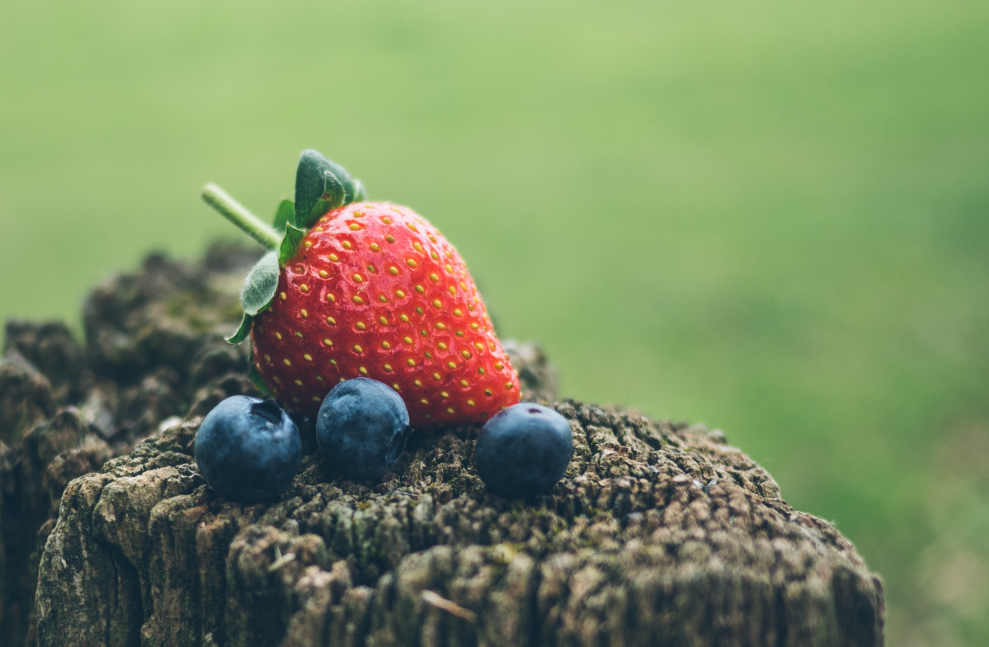
#> input picture berry.jpg, 2966 x 1940 px (shown at 1/3 size)
$ python main.py   (older library calls are emulated)
#> lines starting #> are read from the running program, lines starting #| are printed output that depends on the picture; after the words box and inside, x2 and y2 are one past the last pixel; in counts of white or black regions, pixels touching at a corner belong together
#> further down, image is the input picture: shape (1940, 2966, 3); mean B, G, R 98.2, 137.5, 121.8
import cv2
from matplotlib import pyplot as plt
import numpy as np
from math import cos, sin

green = (0, 255, 0)


def show(image):
    # Figure size in inches
    plt.figure(figsize=(10, 10))
    plt.imshow(image, interpolation='nearest')


def overlay_mask(mask, image):
    # Make mask RGB
    rgb_mask = cv2.cvtColor(mask, cv2.COLOR_GRAY2RGB)
    img = cv2.addWeighted(rgb_mask, 0.5, image, 0.5, 0)
    return img


def find_biggest_contour(image):
    # Copy image
    image = image.copy()
    _, contours, hierarchy = cv2.findContours(image, cv2.RETR_LIST, cv2.CHAIN_APPROX_SIMPLE)
    contour_sizes = [(cv2.contourArea(contour), contour) for contour in contours]
    biggest_contour = max(contour_sizes, key=lambda x: x[0])[1]
    # Return the biggest contour
    mask = np.zeros(image.shape, np.uint8)
    cv2.drawContours(mask, [biggest_contour], -1, 255, -1)
    return biggest_contour, mask


def circle_contour(image, contour):
    # Bounding ellipse
    image_with_ellipse = image.copy()
    ellipse = cv2.fitEllipse(contour)
    # Add it
    cv2.ellipse(image_with_ellipse, ellipse, green, 2, cv2.LINE_AA)
    return image_with_ellipse


def find_starwberry(image):
    image = cv2.cvtColor(image, cv2.COLOR_BGR2RGB)
    # Scale image properly
    max_dimension = max(image.shape)
#> max_dimension = 2966
    scale = 700/max_dimension
#> scale = 0.236
    # Resized to a square image
    image = cv2.resize(image, None, fx=scale, fy=scale)
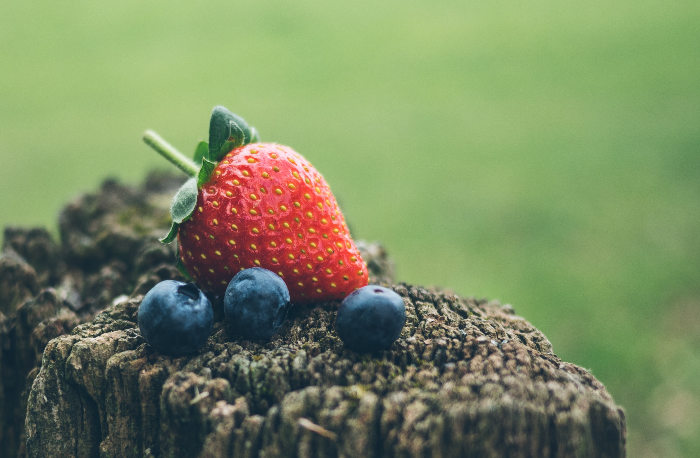
#> image: shape (458, 700, 3); mean R, G, B 121.7, 137.4, 98.1
    # Clean image
    image_blur = cv2.GaussianBlur(image, (7, 7), 0)
    image_blur_hsv = cv2.cvtColor(image_blur, cv2.COLOR_RGB2HSV)
#> image_blur_hsv: shape (458, 700, 3); mean H, S, V 54.5, 85.4, 144.8
    # Define filters
    # Filter by color
    min_red = np.array([0, 100, 80])
    max_red = np.array([10, 256, 256])
    mask1 = cv2.inRange(image_blur_hsv, min_red, max_red)
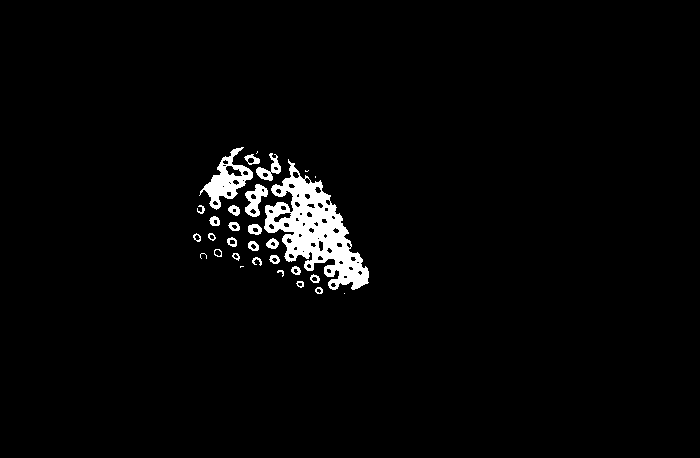
#> mask1: shape (458, 700); 2.6% white; 30 white regions (6 under 20 px), largest, box (x1, y1, x2, y2) and area: (264, 159, 369, 290) 5495, (199, 147, 253, 210) 1191, (245, 184, 268, 217) 387
    # Filter by brightness
    min_red2 = np.array([170, 100, 80])
    max_red2 = np.array([180, 256, 256])
    mask2 = cv2.inRange(image_blur_hsv, min_red2, max_red2)
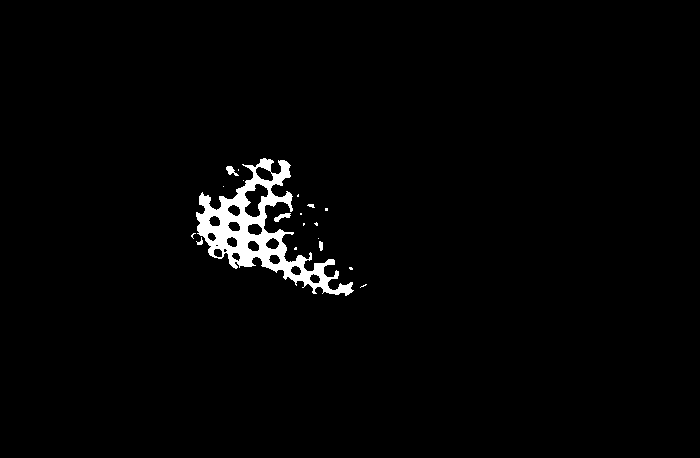
#> mask2: shape (458, 700); 1.9% white; 19 white regions (13 under 20 px), largest, box (x1, y1, x2, y2) and area: (196, 158, 354, 296) 5852, (274, 213, 291, 222) 75, (226, 166, 239, 176) 65, (319, 241, 323, 251) 34, (196, 237, 203, 245) 26, (307, 204, 315, 208) 21
    # Combine masks
    mask = mask1 + mask2
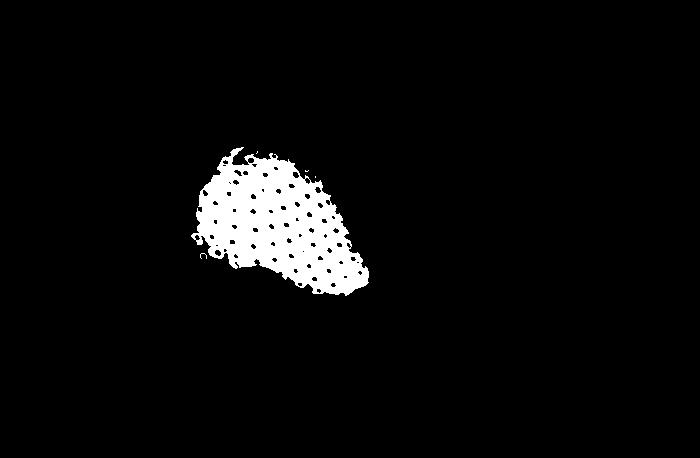
#> mask: shape (458, 700); 4.6% white; 5 white regions (4 under 20 px), largest, box (x1, y1, x2, y2) and area: (191, 147, 369, 296) 14597
    # Segmentation of object
    kernel = cv2.getStructuringElement(cv2.MORPH_ELLIPSE, (15, 15))
    # Dialation -> erosion
    mask_closed = cv2.morphologyEx(mask, cv2.MORPH_CLOSE, kernel)
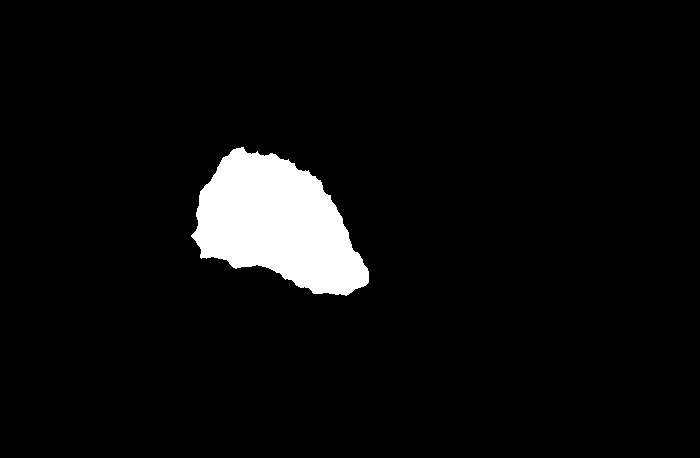
#> mask_closed: shape (458, 700); 5.1% white; 1 white region, box (x1, y1, x2, y2) and area: (191, 147, 369, 296) 16475
    # Erosion -> dialation
    mask_clean = cv2.morphologyEx(mask_closed, cv2.MORPH_OPEN, kernel)
#> mask_clean: shape (458, 700); 5.1% white; 1 white region
    # Find the biggest object
    big_strawberry_contour, mask_strawberries = find_biggest_contour(mask_clean)
#> in find_biggest_contour, `_, contours, hierarchy = cv2.findContours(image, cv2.RETR_LIST, cv2.CH..`: contours = 1 contour; box (x1, y1, x2, y2) and area: (194, 148, 369, 295) 16138
#> in find_biggest_contour, `contour_sizes = [(cv2.contourArea(contour), contour) for contour in co..`: contour_sizes = 1 item
#> in find_biggest_contour, `biggest_contour = max(contour_sizes, key=lambda x: x[0])[1]`: biggest_contour = contour of 241 points, box (x1, y1, x2, y2) (194, 148, 369, 295), area 16138
#> big_strawberry_contour has the same summary as biggest_contour in find_biggest_contour
    # Overlay the mask that we created on the image
    overlay = overlay_mask(mask_clean, image)
#> in overlay_mask, `rgb_mask = cv2.cvtColor(mask, cv2.COLOR_GRAY2RGB)`: rgb_mask: shape (458, 700, 3); 5.1% white; 1 white region, box (x1, y1, x2, y2) and area: (194, 148, 369, 295) 16373
#> in overlay_mask, `img = cv2.addWeighted(rgb_mask, 0.5, image, 0.5, 0)`:
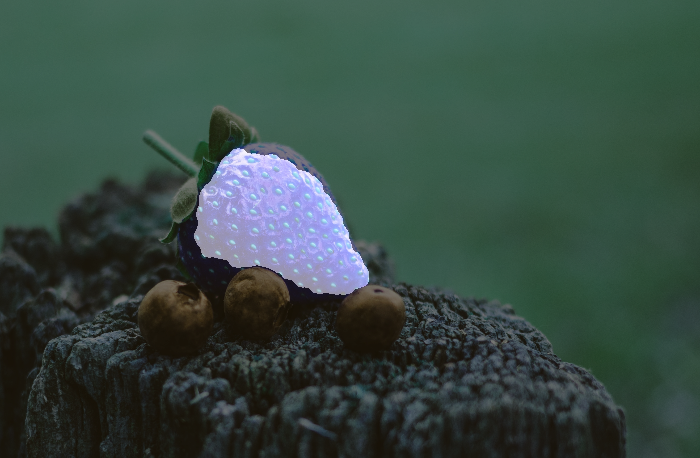
#> img: shape (458, 700, 3); mean B, G, R 67.3, 75.2, 55.5
    # Circle the biggest strawberry
    circled = circle_contour(overlay, big_strawberry_contour)
#> in circle_contour, `ellipse = cv2.fitEllipse(contour)`: ellipse = ((275.1, 223.9), (117.1, 189.7), 120.2)
#> in circle_contour, `cv2.ellipse(image_with_ellipse, ellipse, green, 2, cv2.LINE_AA)`:
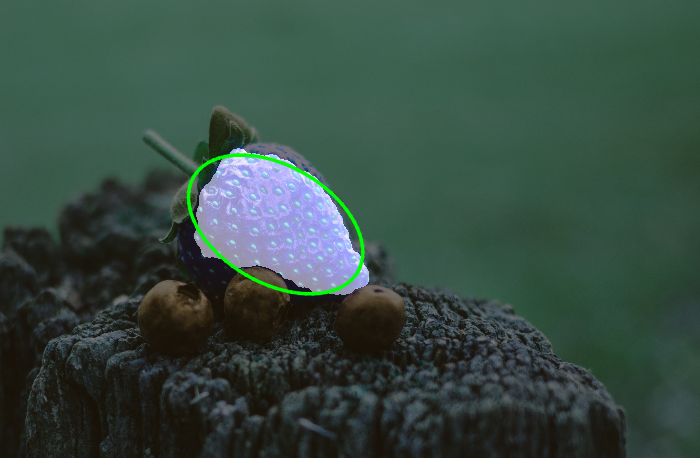
#> image_with_ellipse: shape (458, 700, 3); 0.75% of pixels changed, all inside (x1, y1, x2, y2) = (185, 153, 366, 296)
    show(circled)
    # Convert back to original color scheme
    bgr = cv2.cvtColor(circled, cv2.COLOR_RGB2BGR)
    return bgr


image = cv2.imread('berry.jpg')
result = find_starwberry(image)
cv2.imwrite('berryfound.jpg', result)
